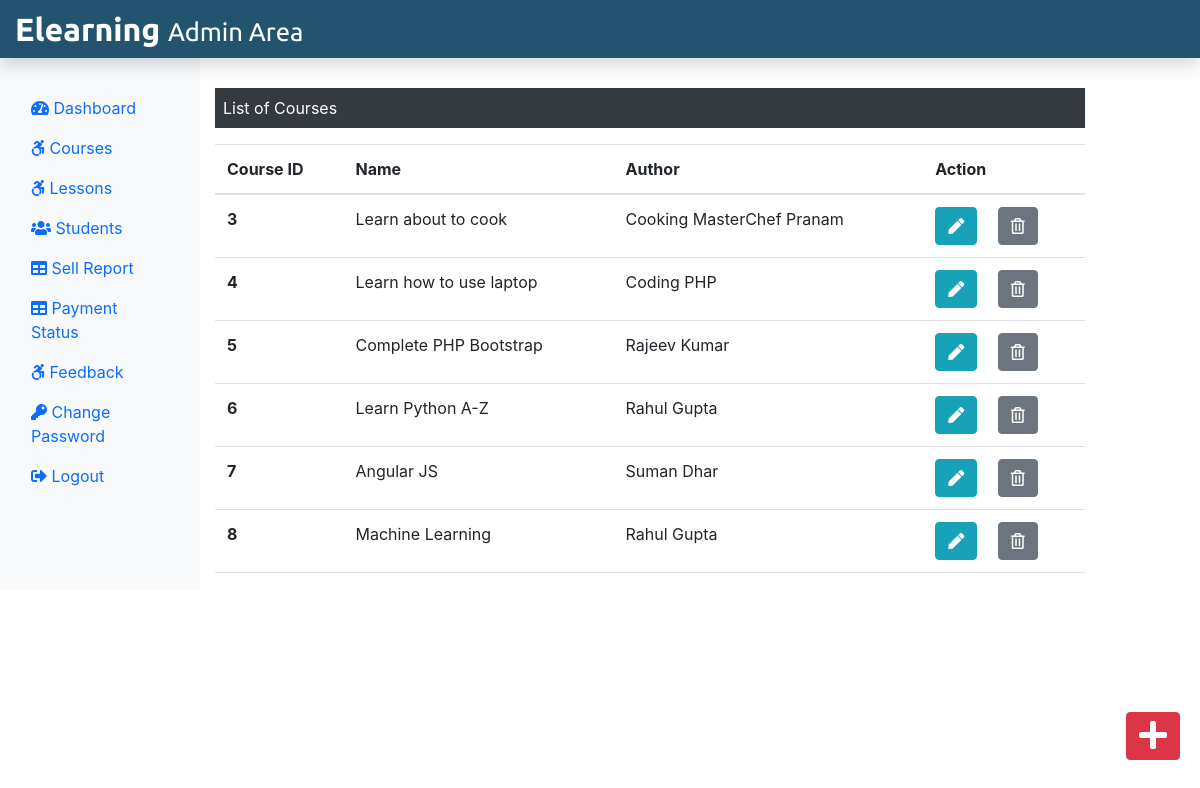
The page /Admin/courses.php (signed in) on the database its author committed.
### tables this page shows
CREATE TABLE `course` (
  `course_id` int(11) NOT NULL,
  `course_name` text NOT NULL,
  `course_desc` text NOT NULL,
  `course_author` varchar(255) NOT NULL,
  `course_img` text NOT NULL,
  `course_duration` text NOT NULL,
  `course_price` int(11) NOT NULL,
  `course_original_price` int(11) NOT NULL
);

### Admin/courses.php (the view, shortened to what this page needs)
<?php
    include("./adminInclude/header.php");
    include("../dbConnection.php");
?>
<div class="col-sm-9 mt-5">
    <p class="bg-dark text-white p-2">List of Courses</p>
    <?php
        $sql = "SELECT * FROM course";
        $result = $conn->query($sql);
        if($result->num_rows > 0){
    ?>
    <table class="table">
        <thread>
            <tr>
                <th scope="col">Course ID</th>
                <th scope="col">Name</th>
                <th scope="col">Author</th>
                <th scope="col">Action</th>
            </tr>
        </thread>
        <tbody>
            <?php
            while($row = $result->fetch_assoc()){  ?>
            <tr>
                <th scope="row"><?php echo $row['course_id'] ?></th>
                <td> <?php echo $row['course_name'] ?> </td>
                <td> <?php echo $row['course_author'] ?> </td>
                <td>
                    <form action="editcourse.php" method="POST" class="d-inline">
                        <button type="submit" class="btn btn-info mr-3" name="view" value="View">
                            <i class="fas fa-pen"></i>
                        </button>
                    </form>
                    <form action="" method=" POST" class="d-inline">
                        <button type="submit" class="btn btn-secondary" name="delete" value="Delete">
                            <i class="far fa-trash-alt"></i>
                        </button>
                    </form>
                </td>
            </tr>
            <?php } ?>
        </tbody>
    </table>
    <?php
    }
    else{
        echo "0 Result";
    }
    ?>
</div>
<div>
    <a class="btn btn-danger box" href="./addCourse.php">
        <i class="fas fa-plus fa-2x"></i>
    </a>
</div>
</div>
<?php
    include("./adminInclude/footer.php");
?>

### css/adminstyle.css (style rules this page uses)
.box { position: fixed; bottom: 10px; right: 20px; margin-bottom: 30px; }

### rows shown on the page
course: course_id "3", course_name "Learn about to cook", course_author "Cooking MasterChef Pranam"
course: course_id "4", course_name "Learn how to use laptop", course_author "Coding PHP"
course: course_id "5", course_name "Complete PHP Bootstrap", course_author "Rajeev Kumar"
course: course_id "6", course_name "Learn Python A-Z", course_author "Rahul Gupta"
course: course_id "7", course_name "Angular JS", course_author "Suman Dhar"
course: course_id "8", course_name "Machine Learning", course_author "Rahul Gupta"
